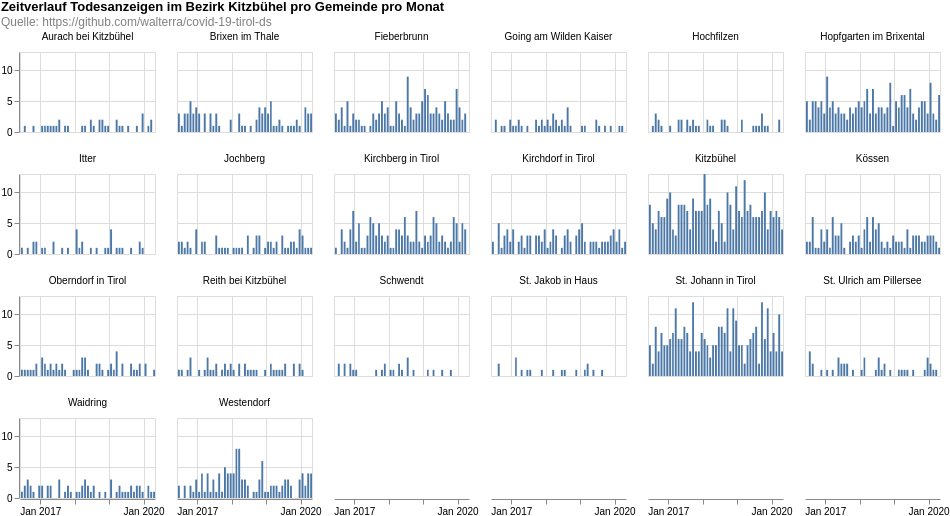

Write a Vega-Lite specification for this figure.
### Vega-Lite specification from a JSON file in a GitHub repository (floating-point values rounded to 4 significant figures; data arrays with more than 128 entries replaced by an {"elided": "..."} marker saying what was removed)
{"$schema": "https://vega.github.io/schema/vega-lite/v4.8.1.json", "columns": 6, "config": {"view": {"continuousHeight": 300, "continuousWidth": 400}}, "data": {"name": "data-d01c7ca73aacd77a066431a100fb79c2"}, "datasets": {"data-d01c7ca73aacd77a066431a100fb79c2": {"elided": "1892 records"}}, "facet": {"field": "municipaly", "title": null, "type": "nominal"}, "padding": 0, "spec": {"layer": [{"encoding": {"tooltip": [{"field": "date", "timeUnit": "yearmonth", "type": "temporal"}, {"aggregate": "sum", "field": "count", "type": "quantitative"}], "x": {"field": "date", "timeUnit": "yearmonth", "title": null, "type": "temporal"}, "y": {"aggregate": "sum", "field": "count", "title": null, "type": "quantitative"}}, "height": 80, "mark": "bar", "width": 135}]}, "title": {"color": "black", "subtitle": ["Quelle: https://github.com/walterra/covid-19-tirol-ds"], "subtitleColor": "gray", "text": ["Zeitverlauf Todesanzeigen im Bezirk Kitzbühel pro Gemeinde pro Monat"]}}
